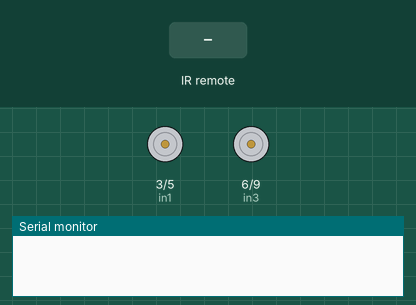
Simulated run of this program. Board: Arduino Uno, built with avr-gcc and run on an emulated ATmega328P. Shown: motor-driver pin pairs drawn as motors (green arrow = first pin HIGH = forward, orange = second pin HIGH = backward, longer = more drive, scaled by the enable pin), the last lines printed to the serial monitor. The test bench sets the inputs (shaded band).

Above: at 1.2 s.
1.3 s: infrared code 0x18 received
At 2.1 s:
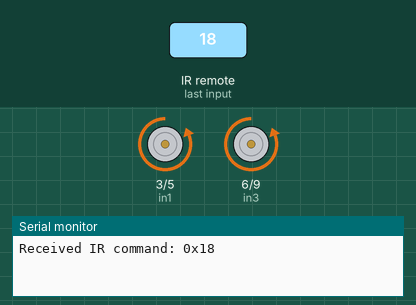
2.8 s: infrared code 0x5A received
At 3.2 s:
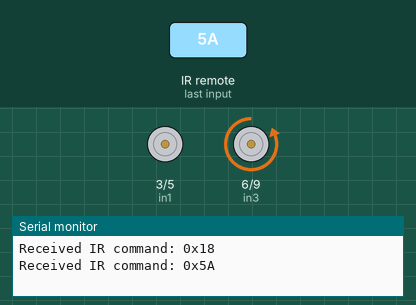
4.3 s: infrared code 0xC received
At 5.5 s:
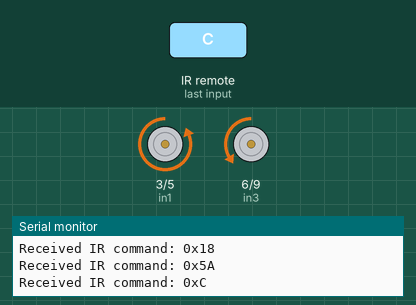
5.8 s: infrared code 0x5E received
At 6.4 s:
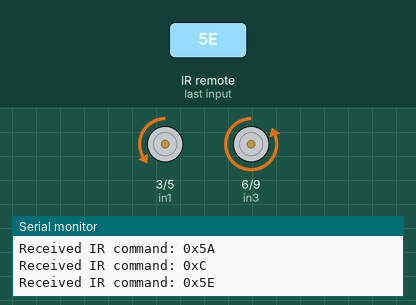
7.3 s: infrared code 0x52 received
At 8.5 s:
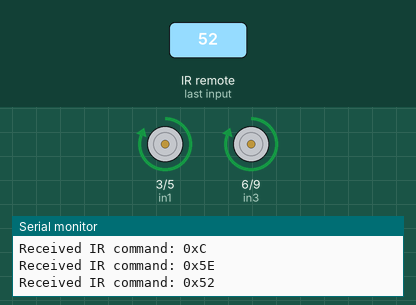
8.8 s: infrared code 0x8 received
At 9.9 s:
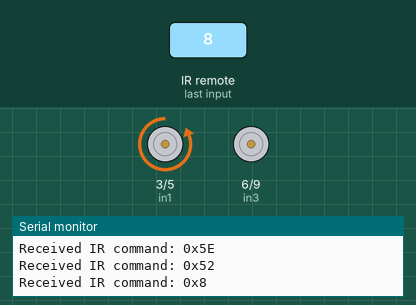
Timing chart, 0 to 11.3 s (numbered marks = the images above; inputs shaded):
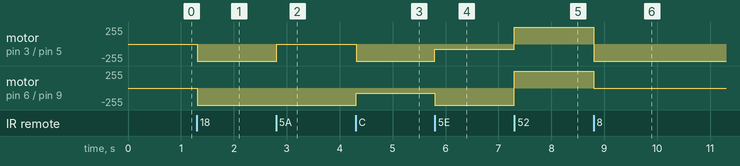

Measured:
- after the input at 1.3 s, motor on pin 3 (in1) / pin 5 (in2), motor on pin 6 (in3) / pin 9 (in4): stopped → backward 255/255 at once
- after the input at 2.8 s, motor on pin 3 (in1) / pin 5 (in2): backward 255/255 → stopped at once
- after the input at 4.3 s, motor on pin 3 (in1) / pin 5 (in2): stopped → backward 255/255 at once; motor on pin 6 (in3) / pin 9 (in4): backward 255/255 → backward 75/255 at once
- after the input at 5.8 s, motor on pin 3 (in1) / pin 5 (in2): backward 255/255 → backward 75/255 at once; motor on pin 6 (in3) / pin 9 (in4): backward 75/255 → backward 255/255 at once
- after the input at 7.3 s, motor on pin 3 (in1) / pin 5 (in2): backward 75/255 → forward 255/255 at once; motor on pin 6 (in3) / pin 9 (in4): backward 255/255 → forward 255/255 at once
- after the input at 8.8 s, motor on pin 3 (in1) / pin 5 (in2): forward 255/255 → backward 255/255 at once; motor on pin 6 (in3) / pin 9 (in4): forward 255/255 → stopped at once

The program:

main.cpp
```cpp
#include <Arduino.h>
#include <IRremote.h>

const int RECIEVER_PIN = 8;

const int in1 = 3;
const int in2 = 5;
const int in3 = 6;
const int in4 = 9;
const int ENA = 10;
const int ENB = 11;

enum MovementState {  // defines states car can be in
  STOPPED,
  FORWARD,
  BACKWARD,
  LEFT,
  RIGHT,
  FORWARD_LEFT,
  FORWARD_RIGHT,
  BACKWARD_LEFT,
  BACKWARD_RIGHT
};
MovementState currentState = STOPPED;

// The next part is a C++ convention. We declare variables before we use them, but we also want setup() and loop() to be as high up in the lines as possible, so they come next and THEN we define the functions. My used-to-Python brain hates this TT
void Forward();
void Backward();
void Left();
void Right();
void Stop();
void ForwardLeft();
void ForwardRight();
void BackwardLeft();
void BackwardRight();

void setup() {
  Serial.begin(9600); // 9600 baud, or bits per second, it's how fast commands are transmitted
  IrReceiver.begin(RECIEVER_PIN, ENABLE_LED_FEEDBACK);

  pinMode(in1, OUTPUT);
  pinMode(in2, OUTPUT);
  pinMode(in3, OUTPUT);
  pinMode(in4, OUTPUT);
  pinMode(ENA, OUTPUT);
  pinMode(ENB, OUTPUT);

  Stop();
}

void loop() {
// this next part is here to figure out the codes of buttons - used this when I added FORWARD_s and BACKWARD_s
  /*if (IrReceiver.decode()) {
    uint8_t cmd = IrReceiver.decodedIRData.command;
    Serial.print("Received IR command: 0x");
    Serial.println(cmd, HEX);  // Print the command in HEX
    IrReceiver.resume();
  } */

  if (IrReceiver.decode()) {
    uint8_t cmd = IrReceiver.decodedIRData.command;
    Serial.print("Received IR command: 0x");
    Serial.println(cmd, HEX);

    switch (cmd) { // switch is a shorter way to calculate if else statements. Processes user input and goes to statement that matches with it
      case 0x18: // 2 . "case" is like if. think detectives.
        Forward();
        currentState = FORWARD;
        break;
      case 0x52: // 8
        Backward();
        currentState = BACKWARD;
        break;
      case 0x8: // 4
        Left();
        currentState = LEFT;
        break;
      case 0x5A: // 6
        Right();
        currentState = RIGHT;
        break;
      case 0x1C: // 5
        Stop();
        currentState = STOPPED;
        break;
      case 0xC: // 1
        ForwardLeft();
        currentState = FORWARD_LEFT;
        break;
      case 0x5E: // 3
        ForwardRight();
        currentState = FORWARD_RIGHT;
        break;
      case 0x42: // 7
        BackwardLeft();
        currentState = BACKWARD_LEFT;
        break;
      case 0x4A: // 9
        BackwardRight();
        currentState = BACKWARD_RIGHT;
        break;
      default:
        Serial.println("Unknown command");
        break;
    }
    IrReceiver.resume();
  }

  delay(10); // to not overload components
}


void Forward() {
  digitalWrite(in1, LOW);
  digitalWrite(in2, HIGH);
  digitalWrite(in3, LOW);
  digitalWrite(in4, HIGH);

  analogWrite(ENA, 255);
  analogWrite(ENB, 255);
}

void Backward() {
  digitalWrite(in1, HIGH);
  digitalWrite(in2, LOW);
  digitalWrite(in3, HIGH);
  digitalWrite(in4, LOW);

  analogWrite(ENA, 255);
  analogWrite(ENB, 255);
}

void Right() {
  digitalWrite(in1, LOW);
  digitalWrite(in2, LOW);
  digitalWrite(in3, LOW);
  digitalWrite(in4, HIGH);

  analogWrite(ENA, 0);
  analogWrite(ENB, 255);
}

void Left() {
  digitalWrite(in1, LOW);
  digitalWrite(in2, HIGH);
  digitalWrite(in3, LOW);
  digitalWrite(in4, LOW);

  analogWrite(ENA, 255);
  analogWrite(ENB, 0);
}

void Stop() {
  digitalWrite(in1, LOW);
  digitalWrite(in2, LOW);
  digitalWrite(in3, LOW);
  digitalWrite(in4, LOW);

  analogWrite(ENA, 0);
  analogWrite(ENB, 0);
}

void ForwardRight() {
  digitalWrite(in1, LOW);
  digitalWrite(in2, HIGH);
  digitalWrite(in3, LOW);
  digitalWrite(in4, HIGH);

  analogWrite(ENA, 75);
  analogWrite(ENB, 255);
}

void ForwardLeft() {
  digitalWrite(in1, LOW);
  digitalWrite(in2, HIGH);
  digitalWrite(in3, LOW);
  digitalWrite(in4, HIGH);

  analogWrite(ENA, 255);
  analogWrite(ENB, 75);
}

void BackwardRight() {
  digitalWrite(in1, HIGH);
  digitalWrite(in2, LOW);
  digitalWrite(in3, HIGH);
  digitalWrite(in4, LOW);

  analogWrite(ENA, 75);
  analogWrite(ENB, 255);
}

void BackwardLeft() {
  digitalWrite(in1, HIGH);
  digitalWrite(in2, LOW);
  digitalWrite(in3, HIGH);
  digitalWrite(in4, LOW);

  analogWrite(ENA, 255);
  analogWrite(ENB, 75);
}

// pins on arduino with tilde beside them support analogWrite()
```
